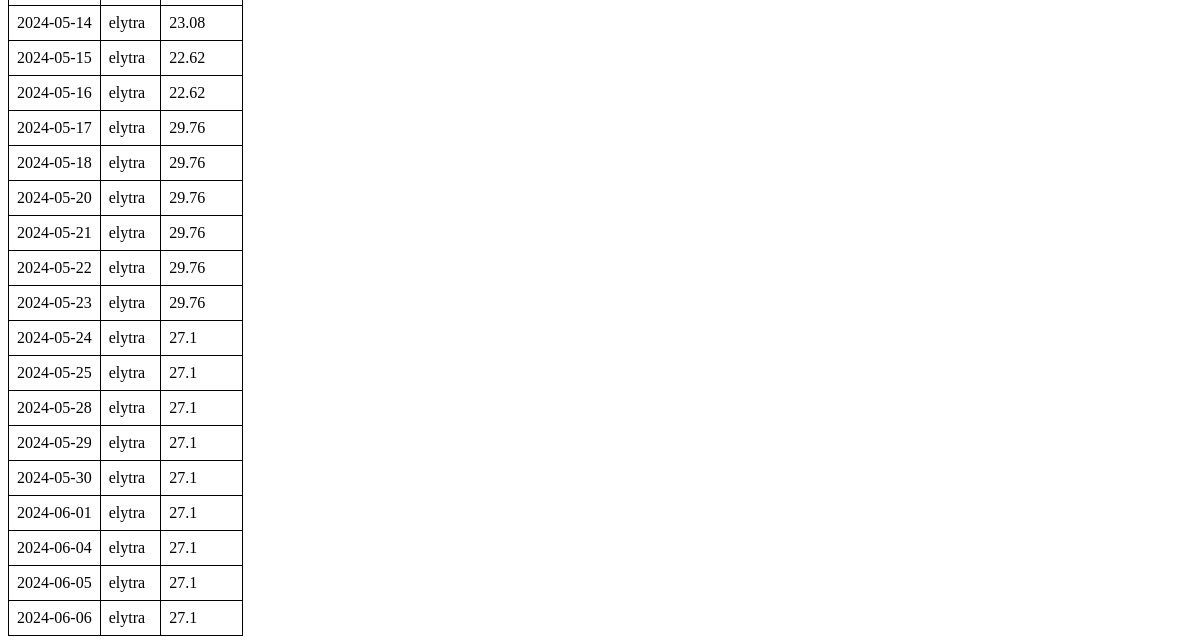
/prices (lower part), run on an earlier commit of the app's database.
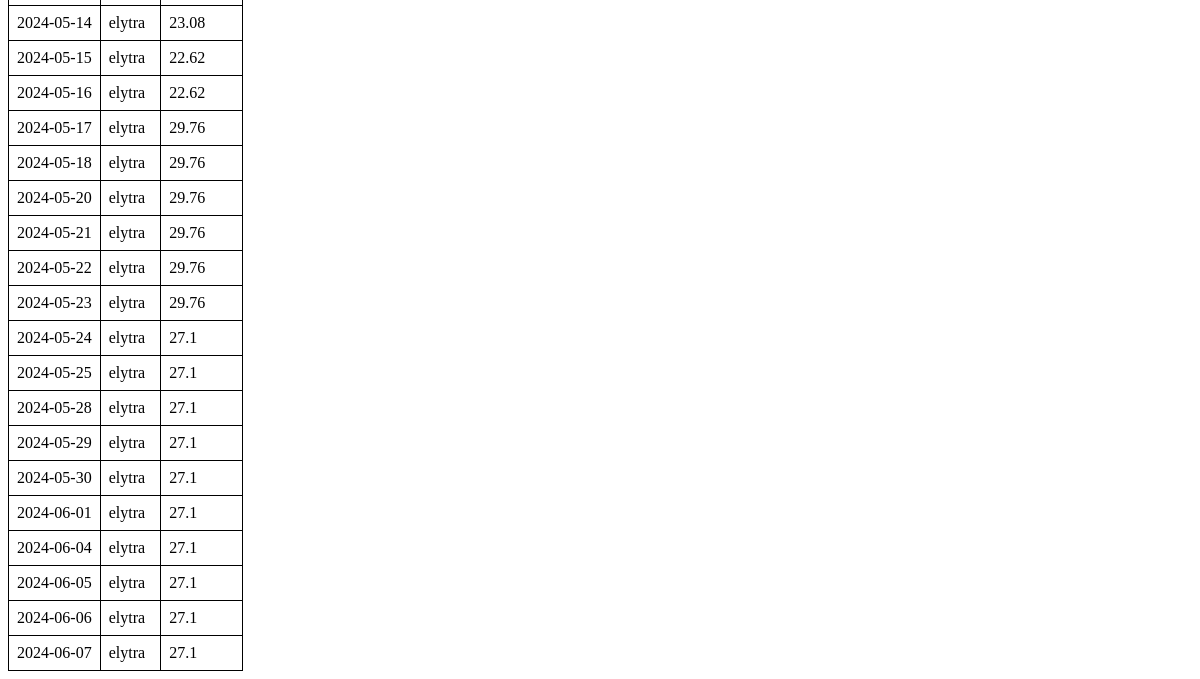
And on a later commit of the database.
### tables this page shows
CREATE TABLE elytra_prices (
    id INTEGER PRIMARY KEY AUTOINCREMENT,
    elytra TEXT NOT NULL,
    sell_price INTEGER NOT NULL,
    date TEXT NOT NULL
);

### Own_Elytra_API.py (the view)
@app.route('/prices', methods=['GET'])
def prices():
    conn = get_db_connection()
    prices = conn.execute('SELECT * FROM elytra_prices').fetchall()  # Fetch data from elytra_prices table
    conn.close()
    return render_template('prices.html', prices=[dict(ix) for ix in prices])

### Own_Elytra_API.py (called while the page is built)
def get_db_connection():
    conn = sqlite3.connect('elytra_prices.db')
    conn.row_factory = sqlite3.Row
    return conn

### templates/prices.html (shortened to what this page needs)
<!DOCTYPE html>
<html>
<head>
</head>
<body>
    <table>
        {% for price in prices %}
            <tr>
                <td>{{ price.date }}</td>
                <td>{{ price.elytra }}</td>
                <td>{{ price.sell_price }}</td>
            </tr>
        {% endfor %}
    </table>
</body>
</html>

### templates/prices.html (style rules this page uses)
table, th, td { border: 1px solid black; border-collapse: collapse; }

What changed in the data, as far as the page shows it:
added elytra_prices: date "2024-06-07", elytra "elytra", sell_price "27.1"
